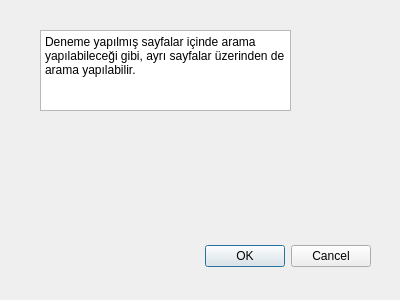
<?xml version="1.0" encoding="UTF-8"?>
<ui version="4.0">
 <class>Dialog</class>
 <widget class="QDialog" name="Dialog">
  <property name="geometry">
   <rect>
    <x>0</x>
    <y>0</y>
    <width>400</width>
    <height>300</height>
   </rect>
  </property>
  <property name="windowTitle">
   <string>Dialog</string>
  </property>
  <widget class="QDialogButtonBox" name="buttonBox">
   <property name="geometry">
    <rect>
     <x>30</x>
     <y>240</y>
     <width>341</width>
     <height>32</height>
    </rect>
   </property>
   <property name="orientation">
    <enum>Qt::Horizontal</enum>
   </property>
   <property name="standardButtons">
    <set>QDialogButtonBox::Cancel|QDialogButtonBox::Ok</set>
   </property>
  </widget>
  <widget class="QPlainTextEdit" name="plainTextEdit">
   <property name="geometry">
    <rect>
     <x>40</x>
     <y>30</y>
     <width>251</width>
     <height>81</height>
    </rect>
   </property>
   <property name="readOnly">
    <bool>true</bool>
   </property>
   <property name="plainText">
    <string>Deneme yapılmış sayfalar içinde arama yapılabileceği gibi, ayrı sayfalar üzerinden de arama yapılabilir. </string>
   </property>
  </widget>
 </widget>
 <resources/>
 <connections>
  <connection>
   <sender>buttonBox</sender>
   <signal>accepted()</signal>
   <receiver>Dialog</receiver>
   <slot>accept()</slot>
   <hints>
    <hint type="sourcelabel">
     <x>248</x>
     <y>254</y>
    </hint>
    <hint type="destinationlabel">
     <x>157</x>
     <y>274</y>
    </hint>
   </hints>
  </connection>
  <connection>
   <sender>buttonBox</sender>
   <signal>rejected()</signal>
   <receiver>Dialog</receiver>
   <slot>reject()</slot>
   <hints>
    <hint type="sourcelabel">
     <x>316</x>
     <y>260</y>
    </hint>
    <hint type="destinationlabel">
     <x>286</x>
     <y>274</y>
    </hint>
   </hints>
  </connection>
 </connections>
</ui>
